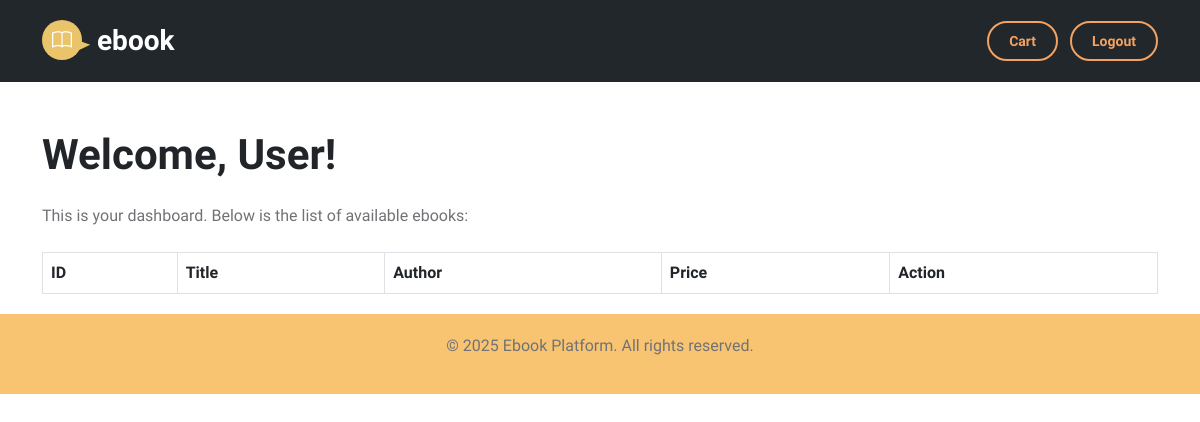
/user_dashboard.php, run on an earlier commit of the app's database.
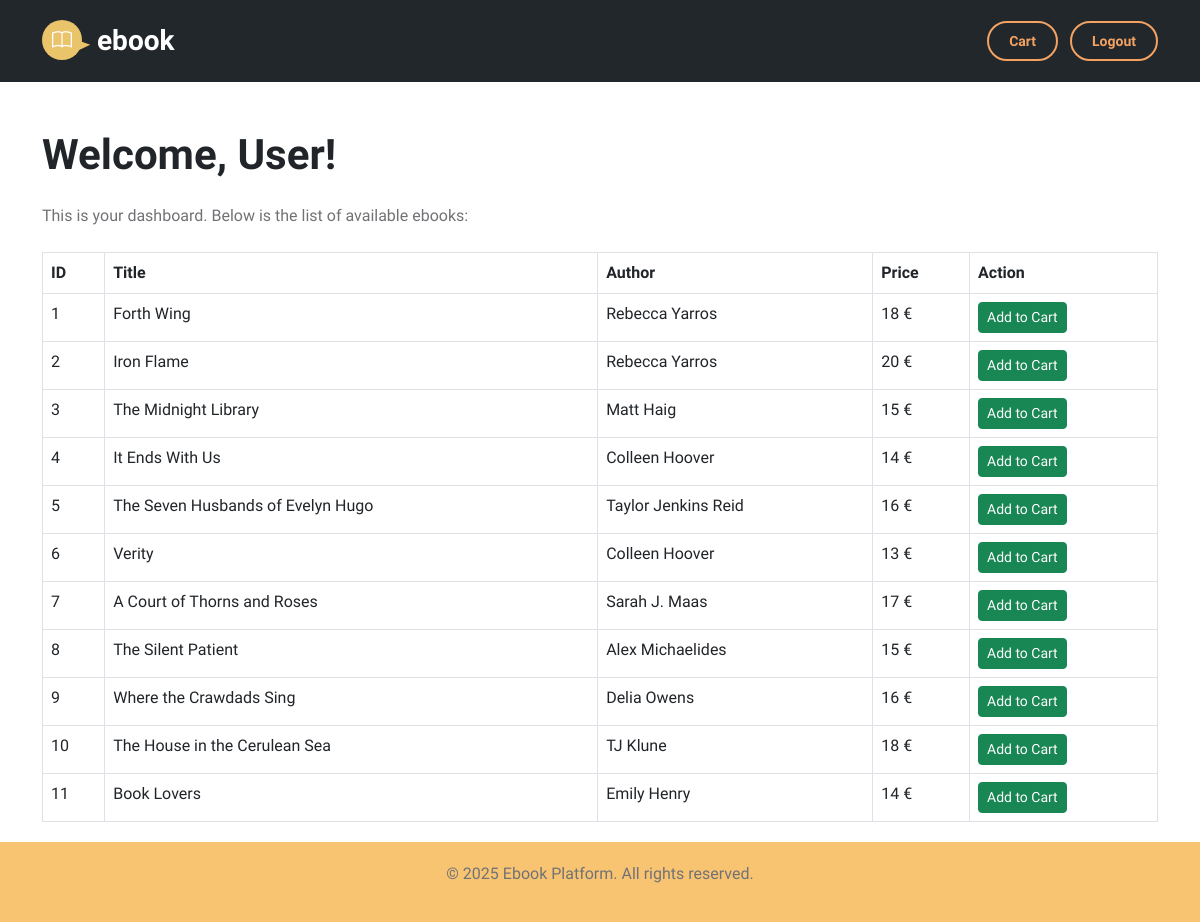
And on a later commit of the database.
### tables this page shows
CREATE TABLE IF NOT EXISTS `ebooks` (
  `id` INT NOT NULL AUTO_INCREMENT,
  `title` VARCHAR(50) NOT NULL,
  `author` VARCHAR(50) NOT NULL,
  `price` DECIMAL NOT NULL,
  PRIMARY KEY (`id`));

### _inc/classes/Database.php (called while the page is built, shortened)
<?php
class Database {
    private $host = "localhost";
    private $db = "ebook_db";
    private $user = "root";
    private $pass = "";
    private $charset = "utf8";
    private $pdo;
    public function __construct() {
        $dsn = "mysql:host={$this->host};dbname={$this->db};charset={$this->charset}";
        try {
            $this->pdo = new PDO($dsn, $this->user, $this->pass);
            $this->pdo->setAttribute(PDO::ATTR_ERRMODE, PDO::ERRMODE_EXCEPTION);
        } catch (PDOException $e) {
            die('Connection failed: ' . $e->getMessage());
        }
    }
    public function getConnection() {
        return $this->pdo;
    }
}
?>

### user_dashboard.php (the view, shortened to what this page needs)
<?php
require_once ('_inc/classes/Database.php');
require_once ('partials/header.php');
$db = new Database();
$stmt = $db->getConnection()->prepare("SELECT * FROM ebooks");
$stmt->execute();
$ebooks = $stmt->fetchAll(PDO::FETCH_ASSOC);
?>
<body>
    <main>
        <nav class="navbar navbar-expand-lg" style="background-color:rgb(34, 39, 44);">
            <div class="container">
                <a class="navbar-brand" href="user_dashboard.php">
                    <i class="navbar-brand-icon bi-book me-2"></i>
                    <span>ebook</span>
                </a>
                <div class="collapse navbar-collapse" id="navbarNav">
                    <div class="d-none d-lg-block ms-auto">
                        <a href="cart.php" class="btn custom-btn custom-border-btn btn-naira btn-inverted me-2">
                            <i class="btn-icon bi-cart"></i>
                            <span>Cart</span>
                        </a>
                        <a href="logout.php" class="btn custom-btn custom-border-btn btn-naira btn-inverted">
                            <i class="btn-icon bi-box-arrow-right"></i>
                            <span>Logout</span>
                        </a>
                    </div>
                </div>
            </div>
        </nav>
        <section class="container mt-5">
            <h1 class="mb-4">Welcome, User!</h1>
            <p>This is your dashboard. Below is the list of available ebooks:</p>
            <table class="table table-bordered mt-4">
                <thead>
                    <tr>
                        <th>ID</th>
                        <th>Title</th>
                        <th>Author</th>
                        <th>Price</th>
                        <th>Action</th>
                    </tr>
                </thead>
                <tbody>
                    <?php foreach ($ebooks as $ebook): ?>
                        <tr>
                            <td><?php echo $ebook['id']; ?></td>
                            <td><?php echo htmlspecialchars($ebook['title']); ?></td>
                            <td><?php echo htmlspecialchars($ebook['author']); ?></td>
                            <td><?php echo htmlspecialchars($ebook['price']); ?> €</td>
                            <td>
                                <?php if (!isset($_SESSION['cart'][$ebook['id']])): ?>
                                    <form method="POST" style="display:inline;">
                                        <button type="submit" name="add_to_cart" class="btn btn-success btn-sm">Add to Cart</button>
                                    </form>
                                <?php endif; ?>
                            </td>
                        </tr>
                    <?php endforeach; ?>
                </tbody>
            </table>
        </section>
    </main>
    <?php
        echo '<footer style="background-color: #f8c471; padding: 20px; text-align: center; color: white; margin-top: 20px;">';
        echo '<p>&copy; 2025 Ebook Platform. All rights reserved.</p>';
        echo '</footer>';
    ?>
</body>

What changed in the data, as far as the page shows it:
added ebooks: id "1", title "Forth Wing", author "Rebecca Yarros", price "18"
added ebooks: id "2", title "Iron Flame", author "Rebecca Yarros", price "20"
added ebooks: id "3", title "The Midnight Library", author "Matt Haig", price "15"
added ebooks: id "4", title "It Ends With Us", author "Colleen Hoover", price "14"
added ebooks: id "5", title "The Seven Husbands of Evelyn Hugo", author "Taylor Jenkins Reid", price "16"
added ebooks: id "6", title "Verity", author "Colleen Hoover", price "13"
added ebooks: id "7", title "A Court of Thorns and Roses", author "Sarah J. Maas", price "17"
added ebooks: id "8", title "The Silent Patient", author "Alex Michaelides", price "15"
added ebooks: id "9", title "Where the Crawdads Sing", author "Delia Owens", price "16"
added ebooks: id "10", title "The House in the Cerulean Sea", author "TJ Klune", price "18"
added ebooks: id "11", title "Book Lovers", author "Emily Henry", price "14"
